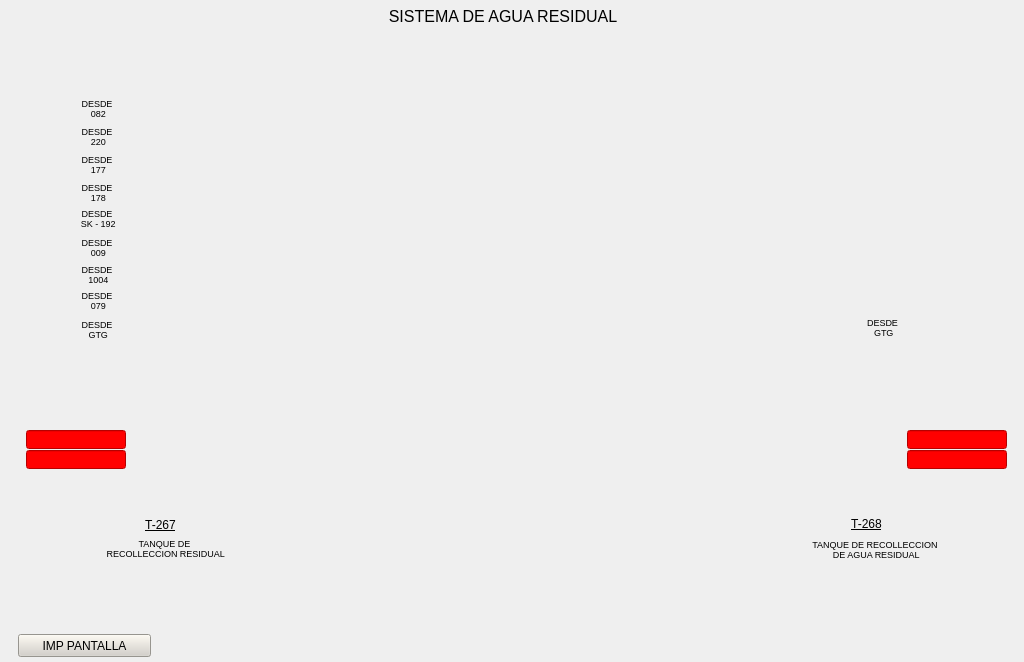
<?xml version="1.0" encoding="UTF-8"?>
<ui version="4.0">
 <class>SisAguaRes</class>
 <widget class="QWidget" name="SisAguaRes">
  <property name="geometry">
   <rect>
    <x>0</x>
    <y>0</y>
    <width>1024</width>
    <height>662</height>
   </rect>
  </property>
  <property name="minimumSize">
   <size>
    <width>1024</width>
    <height>662</height>
   </size>
  </property>
  <property name="maximumSize">
   <size>
    <width>1024</width>
    <height>662</height>
   </size>
  </property>
  <property name="windowTitle">
   <string>Form</string>
  </property>
  <widget class="QLabel" name="label">
   <property name="geometry">
    <rect>
     <x>0</x>
     <y>0</y>
     <width>1024</width>
     <height>662</height>
    </rect>
   </property>
   <property name="text">
    <string/>
   </property>
   <property name="pixmap">
    <pixmap resource="../Resources.qrc">:/Resources/PNG/N2.png</pixmap>
   </property>
   <property name="scaledContents">
    <bool>true</bool>
   </property>
  </widget>
  <widget class="QLabel" name="lbSistAguaResT">
   <property name="geometry">
    <rect>
     <x>380</x>
     <y>4</y>
     <width>246</width>
     <height>24</height>
    </rect>
   </property>
   <property name="font">
    <font>
     <pointsize>12</pointsize>
    </font>
   </property>
   <property name="text">
    <string>SISTEMA DE AGUA RESIDUAL</string>
   </property>
   <property name="alignment">
    <set>Qt::AlignCenter</set>
   </property>
  </widget>
  <widget class="QLabel" name="lbDes082T">
   <property name="geometry">
    <rect>
     <x>70</x>
     <y>96</y>
     <width>54</width>
     <height>24</height>
    </rect>
   </property>
   <property name="font">
    <font>
     <pointsize>7</pointsize>
    </font>
   </property>
   <property name="text">
    <string>DESDE
 082</string>
   </property>
   <property name="alignment">
    <set>Qt::AlignCenter</set>
   </property>
  </widget>
  <widget class="QLabel" name="lbDes220T">
   <property name="geometry">
    <rect>
     <x>70</x>
     <y>124</y>
     <width>54</width>
     <height>24</height>
    </rect>
   </property>
   <property name="font">
    <font>
     <pointsize>7</pointsize>
    </font>
   </property>
   <property name="text">
    <string>DESDE
 220</string>
   </property>
   <property name="alignment">
    <set>Qt::AlignCenter</set>
   </property>
  </widget>
  <widget class="QLabel" name="lbDes177T">
   <property name="geometry">
    <rect>
     <x>70</x>
     <y>152</y>
     <width>54</width>
     <height>24</height>
    </rect>
   </property>
   <property name="font">
    <font>
     <pointsize>7</pointsize>
    </font>
   </property>
   <property name="text">
    <string>DESDE
 177</string>
   </property>
   <property name="alignment">
    <set>Qt::AlignCenter</set>
   </property>
  </widget>
  <widget class="QLabel" name="lbDes178T">
   <property name="geometry">
    <rect>
     <x>70</x>
     <y>180</y>
     <width>54</width>
     <height>24</height>
    </rect>
   </property>
   <property name="font">
    <font>
     <pointsize>7</pointsize>
    </font>
   </property>
   <property name="text">
    <string>DESDE
 178</string>
   </property>
   <property name="alignment">
    <set>Qt::AlignCenter</set>
   </property>
  </widget>
  <widget class="QLabel" name="lbDesSk192T_2">
   <property name="geometry">
    <rect>
     <x>70</x>
     <y>206</y>
     <width>54</width>
     <height>24</height>
    </rect>
   </property>
   <property name="font">
    <font>
     <pointsize>7</pointsize>
    </font>
   </property>
   <property name="text">
    <string>DESDE
 SK - 192</string>
   </property>
   <property name="alignment">
    <set>Qt::AlignCenter</set>
   </property>
  </widget>
  <widget class="QLabel" name="lbDes009T">
   <property name="geometry">
    <rect>
     <x>70</x>
     <y>235</y>
     <width>54</width>
     <height>24</height>
    </rect>
   </property>
   <property name="font">
    <font>
     <pointsize>7</pointsize>
    </font>
   </property>
   <property name="text">
    <string>DESDE
 009</string>
   </property>
   <property name="alignment">
    <set>Qt::AlignCenter</set>
   </property>
  </widget>
  <widget class="QLabel" name="lbDes1004T">
   <property name="geometry">
    <rect>
     <x>70</x>
     <y>262</y>
     <width>54</width>
     <height>24</height>
    </rect>
   </property>
   <property name="font">
    <font>
     <pointsize>7</pointsize>
    </font>
   </property>
   <property name="text">
    <string>DESDE
 1004</string>
   </property>
   <property name="alignment">
    <set>Qt::AlignCenter</set>
   </property>
  </widget>
  <widget class="QLabel" name="lbDes079T">
   <property name="geometry">
    <rect>
     <x>70</x>
     <y>288</y>
     <width>54</width>
     <height>24</height>
    </rect>
   </property>
   <property name="font">
    <font>
     <pointsize>7</pointsize>
    </font>
   </property>
   <property name="text">
    <string>DESDE
 079</string>
   </property>
   <property name="alignment">
    <set>Qt::AlignCenter</set>
   </property>
  </widget>
  <widget class="QLabel" name="lbDesGTGT">
   <property name="geometry">
    <rect>
     <x>70</x>
     <y>317</y>
     <width>54</width>
     <height>24</height>
    </rect>
   </property>
   <property name="font">
    <font>
     <pointsize>7</pointsize>
    </font>
   </property>
   <property name="text">
    <string>DESDE
 GTG</string>
   </property>
   <property name="alignment">
    <set>Qt::AlignCenter</set>
   </property>
  </widget>
  <widget class="QLabel" name="lbDesGTG2T">
   <property name="geometry">
    <rect>
     <x>859</x>
     <y>317</y>
     <width>47</width>
     <height>21</height>
    </rect>
   </property>
   <property name="font">
    <font>
     <pointsize>7</pointsize>
    </font>
   </property>
   <property name="text">
    <string>DESDE
 GTG</string>
   </property>
   <property name="alignment">
    <set>Qt::AlignCenter</set>
   </property>
  </widget>
  <widget class="QLineEdit" name="leAlarm1">
   <property name="geometry">
    <rect>
     <x>26</x>
     <y>430</y>
     <width>100</width>
     <height>19</height>
    </rect>
   </property>
   <property name="styleSheet">
    <string notr="true">background-color: rgb(255, 0, 0);
border-color: rgb(0, 0, 0);
color: rgb(128, 128, 128);</string>
   </property>
  </widget>
  <widget class="QLineEdit" name="leAlarm2">
   <property name="geometry">
    <rect>
     <x>26</x>
     <y>450</y>
     <width>100</width>
     <height>19</height>
    </rect>
   </property>
   <property name="styleSheet">
    <string notr="true">background-color: rgb(255, 0, 0);
color: rgb(128, 128, 128);
border-color: rgb(0, 0, 0);</string>
   </property>
  </widget>
  <widget class="QLabel" name="lbTannRecResiT">
   <property name="geometry">
    <rect>
     <x>101</x>
     <y>528</y>
     <width>127</width>
     <height>41</height>
    </rect>
   </property>
   <property name="font">
    <font>
     <pointsize>7</pointsize>
    </font>
   </property>
   <property name="text">
    <string>TANQUE DE
 RECOLLECCION RESIDUAL</string>
   </property>
   <property name="alignment">
    <set>Qt::AlignCenter</set>
   </property>
  </widget>
  <widget class="QPushButton" name="btImpPant">
   <property name="geometry">
    <rect>
     <x>18</x>
     <y>634</y>
     <width>133</width>
     <height>23</height>
    </rect>
   </property>
   <property name="styleSheet">
    <string notr="true">background-color: rgb(212, 208, 200);</string>
   </property>
   <property name="text">
    <string>IMP PANTALLA</string>
   </property>
  </widget>
  <widget class="QLabel" name="lbT267T">
   <property name="geometry">
    <rect>
     <x>140</x>
     <y>518</y>
     <width>41</width>
     <height>13</height>
    </rect>
   </property>
   <property name="font">
    <font>
     <underline>true</underline>
     <strikeout>false</strikeout>
    </font>
   </property>
   <property name="text">
    <string>T-267</string>
   </property>
   <property name="alignment">
    <set>Qt::AlignCenter</set>
   </property>
  </widget>
  <widget class="QLineEdit" name="leAlarm4">
   <property name="geometry">
    <rect>
     <x>907</x>
     <y>450</y>
     <width>100</width>
     <height>19</height>
    </rect>
   </property>
   <property name="styleSheet">
    <string notr="true">background-color: rgb(255, 0, 0);
color: rgb(128, 128, 128);
border-color: rgb(0, 0, 0);</string>
   </property>
  </widget>
  <widget class="QLineEdit" name="leAlarm3">
   <property name="geometry">
    <rect>
     <x>907</x>
     <y>430</y>
     <width>100</width>
     <height>19</height>
    </rect>
   </property>
   <property name="styleSheet">
    <string notr="true">background-color: rgb(255, 0, 0);
border-color: rgb(0, 0, 0);
color: rgb(128, 128, 128);</string>
   </property>
  </widget>
  <widget class="QLabel" name="lbTannRecAguaResiT">
   <property name="geometry">
    <rect>
     <x>809</x>
     <y>528</y>
     <width>132</width>
     <height>42</height>
    </rect>
   </property>
   <property name="font">
    <font>
     <pointsize>7</pointsize>
    </font>
   </property>
   <property name="text">
    <string>TANQUE DE RECOLLECCION
 DE AGUA RESIDUAL</string>
   </property>
   <property name="alignment">
    <set>Qt::AlignCenter</set>
   </property>
  </widget>
  <widget class="QLabel" name="lbT268T">
   <property name="geometry">
    <rect>
     <x>846</x>
     <y>517</y>
     <width>41</width>
     <height>13</height>
    </rect>
   </property>
   <property name="font">
    <font>
     <underline>true</underline>
     <strikeout>false</strikeout>
    </font>
   </property>
   <property name="text">
    <string>T-268</string>
   </property>
   <property name="alignment">
    <set>Qt::AlignCenter</set>
   </property>
  </widget>
 </widget>
 <resources>
  <include location="../Resources.qrc"/>
 </resources>
 <connections/>
</ui>
